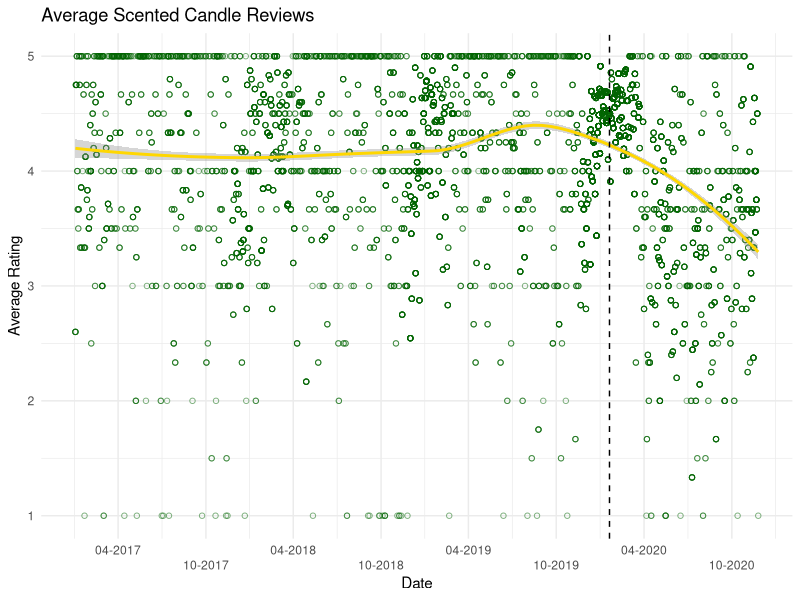
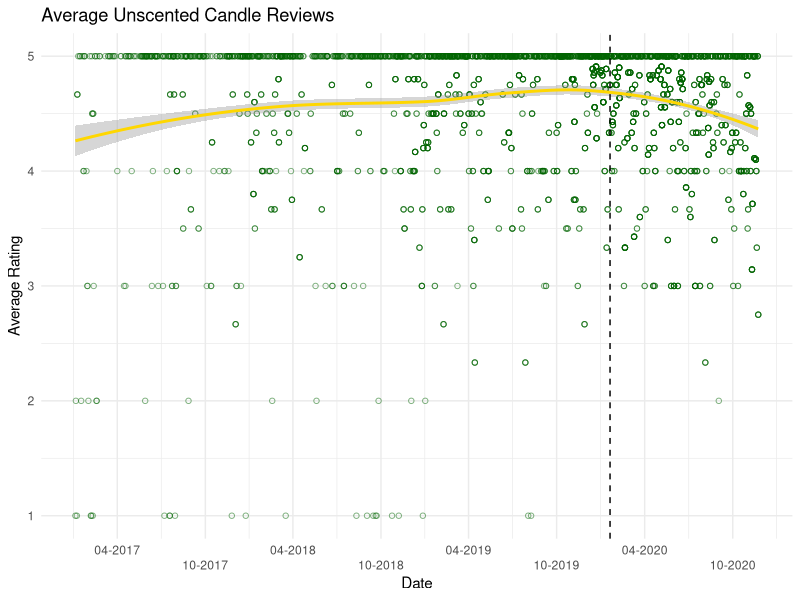

Write the R code that produced these figures, in order. (Note: this script raises an error after producing the figures.)
## ---- chunk 1
library(tidyverse)
library(readxl)
library(gridExtra)

Scented_all <- read_excel(here::here("Hw_05/Scented_all.xlsx"))
Unscented_all <- read_excel(here::here("Hw_05/Unscented_all.xlsx"))

## ---- chunk 2
Scented_Plot <- Scented_all %>%
  filter(Date > "2017-01-01") %>%
  group_by(Date) %>% 
  mutate(Avg_Rating = mean(Rating)) %>% 
  ggplot(
    aes(x = as.Date(Date),
        y = Avg_Rating
  )) + 
  geom_point(alpha = .5, color = "dark green", shape = 1) +
  scale_x_date(name = "Date", date_breaks = "6 months", date_labels = "%m-%Y") +
  geom_smooth(method = "loess", color = "gold") +
  geom_vline(xintercept = as.numeric(as.Date("2020-01-20")), linetype = "dashed") +
  scale_y_continuous(name = "Average Rating") +
  theme_minimal() +
  ggtitle("Average Scented Candle Reviews") + 
  guides(x = guide_axis(n.dodge = 2))

Unscented_Plot <- Unscented_all %>%
  filter(Date > "2017-01-01") %>%
  group_by(Date) %>% 
  mutate(Avg_Rating = mean(Rating)) %>% 
  ggplot(
    aes(x = as.Date(Date),
        y = Avg_Rating
  )) + 
  geom_point(alpha = .5, color = "dark green", shape = 1) +
  scale_x_date(name = "Date", date_breaks = "6 months", date_labels = "%m-%Y") +
  geom_smooth(method = "loess", color = "gold") +
  geom_vline(xintercept = as.numeric(as.Date("2020-01-20")), linetype = "dashed") + 
  scale_y_continuous(name = "Average Rating") + 
  theme_minimal() +
  ggtitle("Average Unscented Candle Reviews") +
  guides(x = guide_axis(n.dodge = 2))

Scented_Plot + Unscented_Plot
## ---- chunk 3
Combined_Plot <- candles_full %>%
  filter(Date > "2017-01-01") %>%
  group_by(Date) %>% 
  mutate(Avg_Rating = mean(Rating)) %>% 
  ggplot(
    aes(x = as.Date(Date),
        y = Avg_Rating,
        shape = Scented,
        color = Scented,
        fill = Scented
  )) + 
  geom_point(alpha = .3) +
  scale_x_date(name = "Date", date_breaks = "6 months", date_labels = "%m-%Y") +
  geom_smooth(method = "loess") +
  geom_vline(xintercept = as.numeric(as.Date("2020-01-20")), linetype = "dashed") +
  scale_y_continuous(name = "Average Rating") +
  theme_minimal() +
  ggtitle("Average Candle Reviews For Scented and Unscented Candles") + 
  guides(x = guide_axis(n.dodge = 2)) + 
  scale_color_viridis_d()

Combined_Plot
## ---- chunk 4
str_no_scent <- function(x){
  as.numeric(
  	case_when(
  		str_detect(x, "[Nn]o scent") ~ "1", 
  		str_detect(x, "[Nn]o smell") ~ "1",
  		str_detect(x, "[Dd]oes not smell like") ~ "1",
  		str_detect(x, "[Dd]oesn't smell like") ~ "1",
  		str_detect(x, "[Cc]an't smell") ~ "1",
  		str_detect(x, "[Cc]annot smell") ~ "1",
  		str_detect(x, "[Ff]aint smell") ~ "1",
  		str_detect(x, "[Ff]aint scent") ~ "1",
  		str_detect(x, "[Dd]on't smell") ~ "1",
  		str_detect(x, "[Ll]ike nothing") ~ "1",
  		TRUE ~ "0"
  	)
  )
}
## ---- chunk 5

